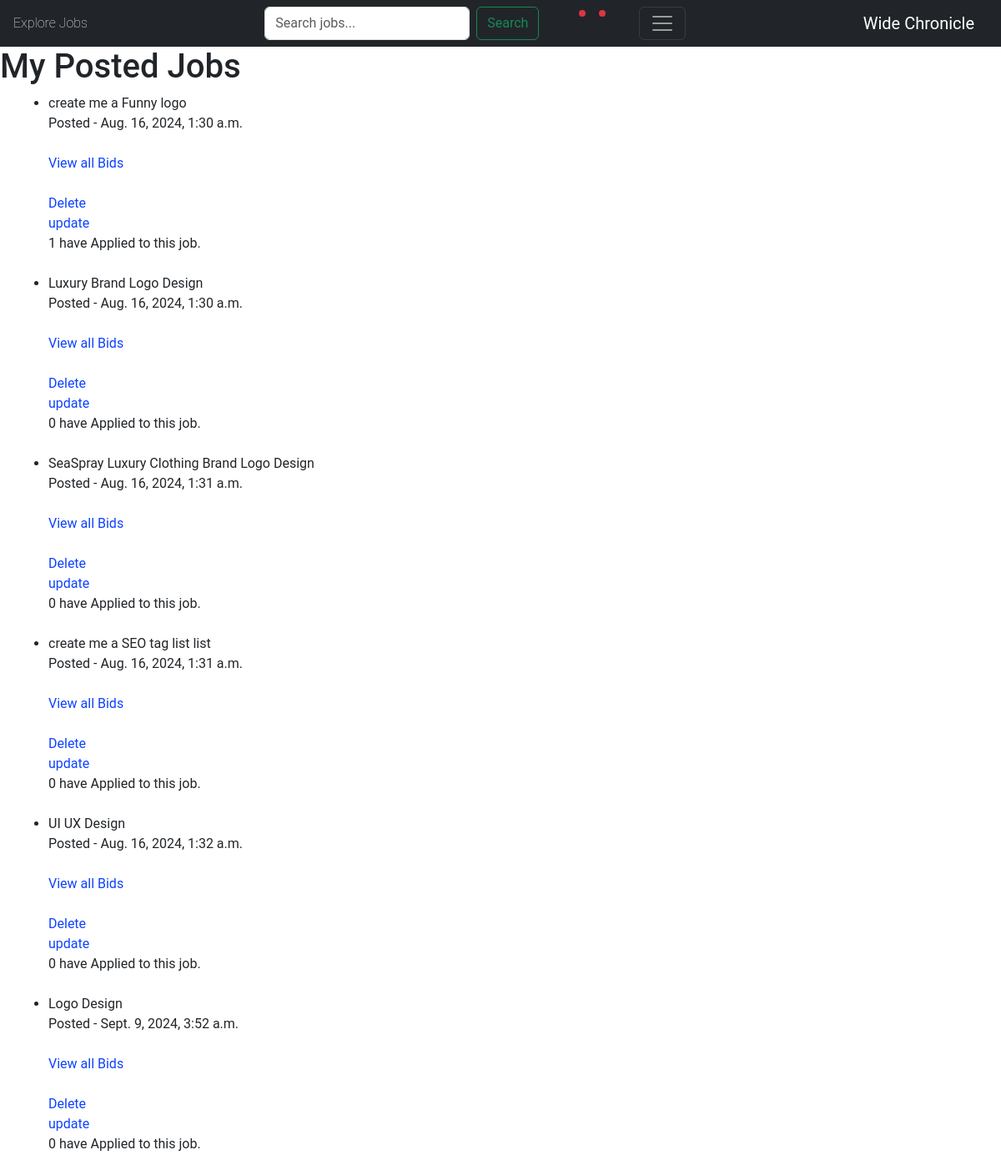
Page /my-jobs/ (signed in) on the committed database.
### jobs/models.py (models this page shows, shortened)
class Job(models.Model):
    buyer = models.ForeignKey(Buyer, on_delete=models.CASCADE)
    title = models.CharField(max_length=200)
    budget = models.IntegerField(validators=[MinValueValidator(1000)])
    description = models.TextField()
    requirement = models.TextField()
    expertise_required = models.CharField(choices=SPECIALITY_CHOICES, max_length=50, default="None" )
    timestamp = models.DateTimeField(auto_now_add=True)
    code = models.CharField(max_length=10, unique=True, primary_key=True,)

### jobs/views.py (the view)
# urls.py: path('my-jobs/', my_jobs, name='my_jobs'),
def my_jobs(request):
    try:
        buyer = Buyer.objects.get(owner=request.user)
        jobs = Job.objects.filter(buyer=buyer)
    except Buyer.DoesNotExist:
        jobs = []
    return render(request, 'jobs/my_jobs.html', {'jobs': jobs})

### accounts/models.py (called while the page is built)
    def role(self):
        if hasattr(self, 'seller'):
            return 'Seller'
        elif hasattr(self, 'buyer'):
            return 'Buyer'
        else:
            return None

    def name(user):
        if hasattr(user, 'seller'):
            return user.seller.name
        elif hasattr(user, 'buyer'):
            return user.buyer.name

    def profile_pic(user):
        if hasattr(user, 'seller'):
            return user.seller.profile_pic.url
        elif hasattr(user, 'buyer'):
            return user.buyer.profile_pic.url
        return user.profile_pic

### jobs/templates/jobs/my_jobs.html (shortened to what this page needs)
{% extends 'jobs/_base.html' %}
    {% block content %}
    <h1>My Posted Jobs</h1>
    <ul>
        <div class="container ">
        {% for job in jobs %}
            <li>
                {{ job.title }}  <br> Posted - {{ job.timestamp }} <br><br>
                <a href="{% url 'all_applicants' job.code %}">View all Bids </a>
                <br><br>
                <a href="{% url 'job-delete' job.code %}">Delete</a><br>
                <a href="{% url 'job-update' job.code %}">update</a> <br>
                {{job.applyjob_set.all.count}} have Applied to this job.
                <br><br>
            </li>
        {% endfor %}
    </ul>
    {% endblock content %}

### jobs/templates/jobs/_base.html (shortened to what this page needs)
<!DOCTYPE html>
<html lang="en">
  {% load static %}
  {% load icon %}
  {% load bootstrap5 %}
<head>
    {% bootstrap_css %}
    <link rel="stylesheet" href="{% static 'css/style.css' %}">
    <link rel="stylesheet" href="{% static 'css/main.css' %}">
</head>
<body>
    <nav class="navbar navbar-dark bg-dark text-light ">
      <div class="container-fluid  header  px-3">
        <a class="navbar-brand logo" href="{% url 'index'%}">
          Wide Chronicle
        </a>
        {% if user.is_authenticated %}
          <a href="{% url 'job-list' %}" class="text-light fw-lighter text-decoration-none fs-6 ">
            Explore Jobs
          </a>
          <div class="gap-5 d-flex">
            <form class="form-inline my-2 my-lg-0 gap-2 d-flex" method="get" action="{% url 'job-list' %}">
              <input class="form-control mr-sm-2" type="search" placeholder="Search jobs..." name="q" value="{{ request.GET.q }}">
              <button class="btn btn-outline-success my-2 my-sm-0" type="submit">Search</button>
            </form>
          <div class="gap-4 d-flex">
            <a href="#" class="pt-2 text-light">
              <i class="position-relative "> {% icon "mail" %}<span class="position-absolute top-0 end-10 translate-middle-y badge rounded-circle bg-danger p-1 "><span class="visually-hidden">unread messages</span></span></i>
            </a>
            <a href="#" class="pt-2 text-light">
              <i class=" position-relative "> {% icon "bell" %}<span class="position-absolute top-0 end-10 translate-middle-y badge rounded-circle bg-danger p-1 "><span class="visually-hidden">unread messages</span></span></i>
            </a>
          </div>
          <button class="navbar-toggler" type="button" data-bs-toggle="offcanvas" data-bs-target="#offcanvasNavbar" aria-controls="offcanvasNavbar" aria-label="Toggle navigation">
            <span class="navbar-toggler-icon"></span>
          </button>
        </div>
        {% endif %}
      </div>
    </nav>
    {% block content %}
    {% endblock content %}
</body>
</html>

### jobs/static/css/main.css (style rules this page uses)
:root { --default-font: "Roboto", system-ui, -apple-system, "Segoe UI", Roboto, "Helvetica Neue", Arial, "Noto Sans", "Liberation Sans", sans-serif, "Apple Color Emoji", "Segoe UI Emoji", "Segoe UI Symbol", "Noto Color Emoji"; --heading-font: "Poppins", sans-serif; --nav-font: "Poppins", sans-serif; }
:root { --background-color: #ffffff; --default-color: #212529; --heading-color: #001973; --accent-color: #0d42ff; --surface-color: #ffffff; --contrast-color: #ffffff; }
:root { --nav-color: rgba(255, 255, 255, 0.6); --nav-hover-color: #ffffff; --nav-mobile-background-color: #ffffff; --nav-dropdown-background-color: #ffffff; --nav-dropdown-color: #212529; --nav-dropdown-hover-color: #0d42ff; }
:root { scroll-behavior: smooth; }
body { color: var(--default-color); background-color: var(--background-color); font-family: var(--default-font); }
a { color: var(--accent-color); text-decoration: none; transition: 0.3s; }
.header { transition: all 0.5s; z-index: 997; }
.header .logo { line-height: 1; }
@media (max-width: 1200px) { .header .logo { order: 1; } }

### rows in the picture
Job: title "create me a Funny logo", timestamp "Aug. 16, 2024, 1:30 a.m.", applyjob_set.all.count "1"
Job: title "Luxury Brand Logo Design", timestamp "Aug. 16, 2024, 1:30 a.m.", applyjob_set.all.count "0"
Job: title "SeaSpray Luxury Clothing Brand Logo Design", timestamp "Aug. 16, 2024, 1:31 a.m.", applyjob_set.all.count "0"
Job: title "create me a SEO tag list list", timestamp "Aug. 16, 2024, 1:31 a.m.", applyjob_set.all.count "0"
Job: title "UI UX Design", timestamp "Aug. 16, 2024, 1:32 a.m.", applyjob_set.all.count "0"
Job: title "Logo Design", timestamp "Sept. 9, 2024, 3:52 a.m.", applyjob_set.all.count "0"
